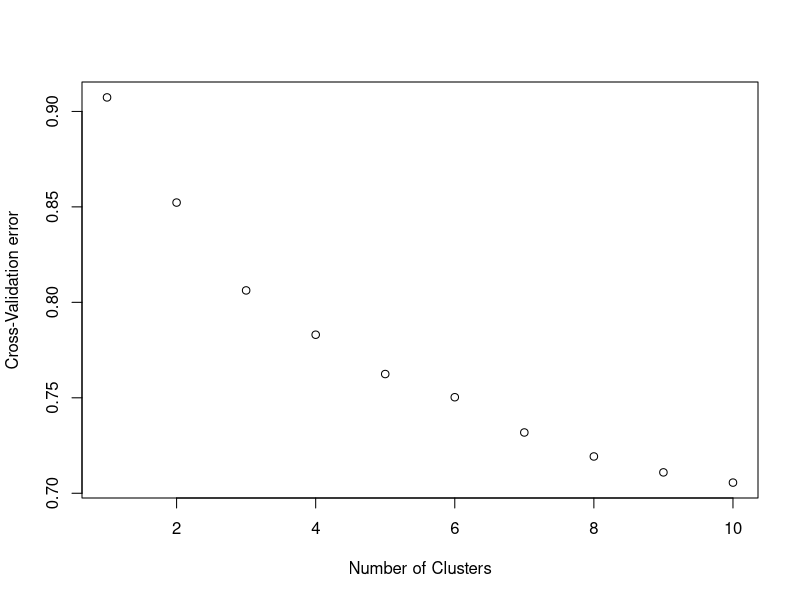

Reproduce this figure in R.
# ADMIXTURE results are visualized

# copy - pasted values for CV error depending on number of clusters
K <- c(0.90734,0.85226,0.80625,0.78304,0.76245,0.75030,0.73184,0.71927,0.71094,0.70559)

png(filename = "ADMIXTURE_CV_error.png", width = 500, height = 500, res=100)
plot(K,xlab="Number of Clusters", ylab="Cross-Validation error")#, main="Without MAF filter")
dev.off()
